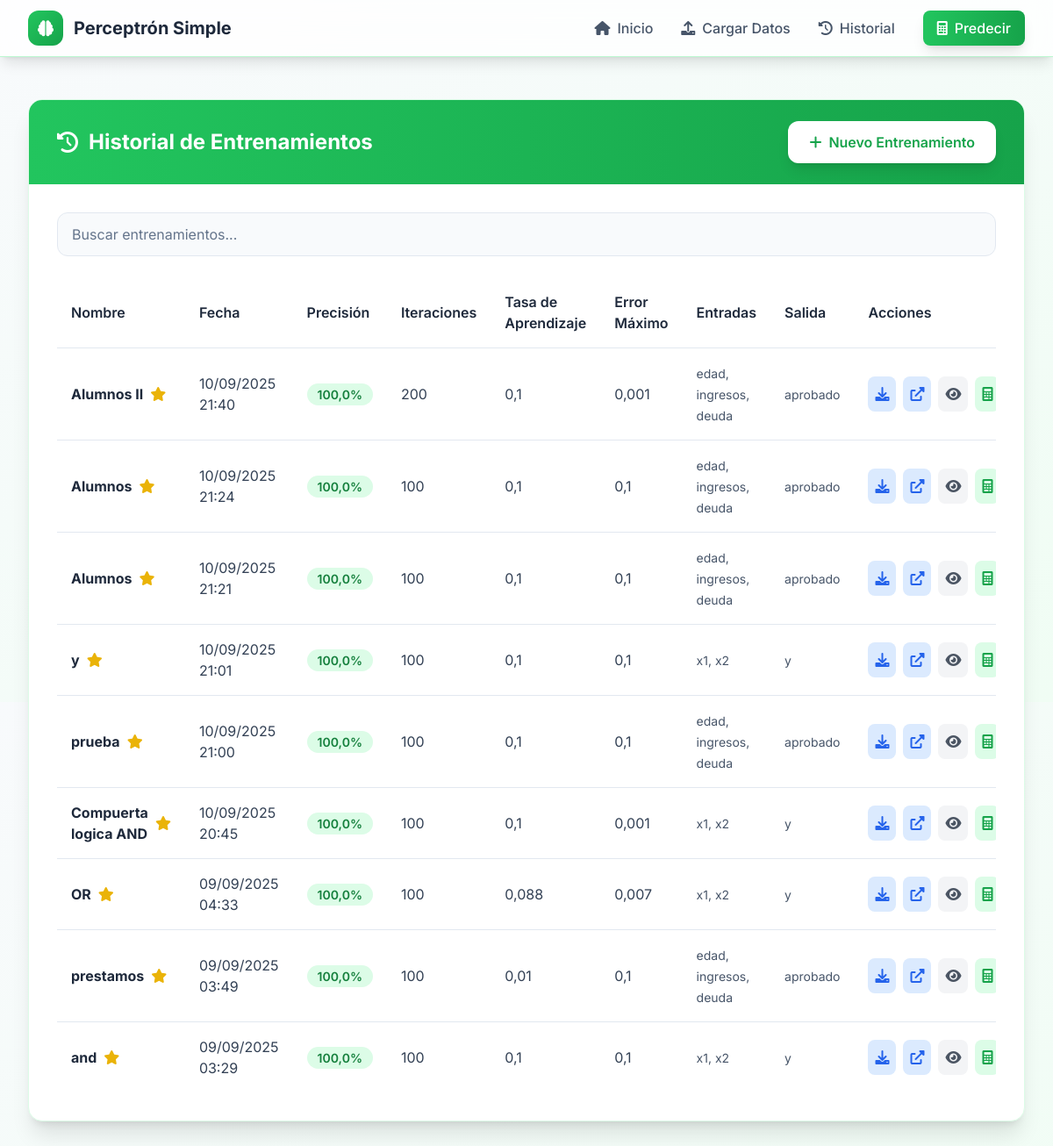
/historial-entrenamientos/, run on the app's committed database.
### perceptron_app/models.py (models this page shows, shortened)
class PerceptronTraining(models.Model):
    nombre = models.CharField(max_length=100, verbose_name="Nombre del entrenamiento")
    fecha_creacion = models.DateTimeField(auto_now_add=True, verbose_name="Fecha de creación")
    tasa_aprendizaje = models.FloatField(verbose_name="Tasa de aprendizaje")
    iteraciones = models.IntegerField(verbose_name="Número de iteraciones")
    error_maximo = models.FloatField(verbose_name="Error máximo permitido", default=0.1, validators=[MaxValueValidator(0.1)])
    columnas_entrada = models.JSONField(verbose_name="Columnas de entrada")
    columnas_salida = models.JSONField(verbose_name="Columnas de salida")
    pesos_finales = models.JSONField(verbose_name="Pesos finales")
    sesgo_final = models.FloatField(verbose_name="Sesgo final")
    precision = models.FloatField(verbose_name="Precisión final")
    errores_entrenamiento = models.JSONField(verbose_name="Errores por época")
    evolucion_pesos = models.JSONField(verbose_name="Evolución de pesos")
    archivo_datos = models.FileField(upload_to='training_data/', verbose_name="Archivo de datos", null=True, blank=True)
    class Meta:
        verbose_name = "Entrenamiento de Perceptrón"
        verbose_name_plural = "Entrenamientos de Perceptrón"
        ordering = ['-fecha_creacion']

### perceptron_app/views.py (the view)
# urls.py: path('historial-entrenamientos/', views.historial_entrenamientos, name='historial_entrenamientos'),
def historial_entrenamientos(request):
    entrenamientos = PerceptronTraining.objects.all().order_by('-fecha_creacion')
    context = {
        'trainings': entrenamientos
    }
    return render(request, 'perceptron_app/training_history.html', context)

### templates/perceptron_app/training_history.html (shortened to what this page needs)
{% extends 'base.html' %} {% load static %}  {% block content %}
<div class="max-w-7xl mx-auto px-4 sm:px-6 lg:px-8 py-12">
  <div
    class="bg-white dark:bg-accent-800 rounded-2xl shadow-xl border border-primary-100 dark:border-accent-700 overflow-hidden animate-fadeInUp"
  >
    <div class="bg-gradient-to-r from-green-500 to-green-600 px-8 py-6">
      <div class="flex justify-between items-center">
        <h4 class="text-2xl font-bold text-white flex items-center">
          <i class="fas fa-history mr-3"></i>Historial de Entrenamientos
        </h4>
        <a
          href="{% url 'perceptron_app:cargar_datos' %}"
          class="bg-white text-green-600 px-6 py-3 rounded-xl font-semibold hover:bg-green-50 transition-all duration-200 flex items-center space-x-2 shadow-lg hover:shadow-xl transform hover:scale-105"
        >
          <i class="fas fa-plus"></i>
          <span>Nuevo Entrenamiento</span>
        </a>
      </div>
    </div>
    <div class="p-8">
      {% csrf_token %} {% if trainings %}
      <div class="overflow-x-auto">
        <table class="w-full">
          <thead>
            <tr class="border-b border-accent-200 dark:border-accent-600">
              <th
                class="text-left py-4 px-4 font-semibold text-accent-800 dark:text-accent-200"
              >
                Nombre
              </th>
              <th
                class="text-left py-4 px-4 font-semibold text-accent-800 dark:text-accent-200"
              >
                Fecha
              </th>
              <th
                class="text-left py-4 px-4 font-semibold text-accent-800 dark:text-accent-200"
              >
                Precisión
              </th>
              <th
                class="text-left py-4 px-4 font-semibold text-accent-800 dark:text-accent-200"
              >
                Iteraciones
              </th>
              <th
                class="text-left py-4 px-4 font-semibold text-accent-800 dark:text-accent-200"
              >
                Tasa de Aprendizaje
              </th>
              <th
                class="text-left py-4 px-4 font-semibold text-accent-800 dark:text-accent-200"
              >
                Error Máximo
              </th>
              <th
                class="text-left py-4 px-4 font-semibold text-accent-800 dark:text-accent-200"
              >
                Entradas
              </th>
              <th
                class="text-left py-4 px-4 font-semibold text-accent-800 dark:text-accent-200"
              >
                Salida
              </th>
              <th
                class="text-left py-4 px-4 font-semibold text-accent-800 dark:text-accent-200"
              >
                Acciones
              </th>
            </tr>
          </thead>
          <tbody class="divide-y divide-accent-200 dark:divide-accent-600">
            {% for training in trainings %}
            <tr
              class="hover:bg-accent-50 dark:hover:bg-accent-700/50 transition-colors duration-200 animate-fadeInUp"
              style="animation-delay: {{ forloop.counter0|add:0.1 }}s;"
            >
              <td class="py-4 px-4">
                <div class="flex items-center space-x-2">
                  <strong class="text-accent-800 dark:text-accent-200"
                    >{{ training.nombre }}</strong
                  >
                  {% if training.precision >= 90 %}
                  <i
                    class="fas fa-star text-yellow-500"
                    title="Excelente precisión"
                  ></i>
                  {% endif %}
                </div>
              </td>
              <td class="py-4 px-4 text-accent-700 dark:text-accent-300">
                {{ training.fecha_creacion|date:"d/m/Y H:i" }}
              </td>
              <td class="py-4 px-4">
                <span
                  class="px-3 py-1 rounded-full text-sm font-semibold {% if training.precision >= 90 %}bg-green-100 text-green-700 dark:bg-green-900/30 dark:text-green-300{% elif training.precision >= 70 %}bg-yellow-100 text-yellow-700 dark:bg-yellow-900/30 dark:text-yellow-300{% else %}bg-red-100 text-red-700 dark:bg-red-900/30 dark:text-red-300{% endif %}"
                >
                  {{ training.precision|floatformat:1 }}%
                </span>
              </td>
              <td class="py-4 px-4 text-accent-700 dark:text-accent-300">
                {{ training.iteraciones }}
              </td>
              <td class="py-4 px-4 text-accent-700 dark:text-accent-300">
                {{ training.tasa_aprendizaje }}
              </td>
              <td class="py-4 px-4 text-accent-700 dark:text-accent-300">
                {{ training.error_maximo }}
              </td>
              <td class="py-4 px-4">
                <span class="text-accent-600 dark:text-accent-400 text-sm">
                  {{ training.columnas_entrada|join:", " }}
                </span>
              </td>
              <td class="py-4 px-4">
                <span class="text-accent-600 dark:text-accent-400 text-sm">
                  {{ training.columnas_salida|join:", " }}
                </span>
              </td>
              <td class="py-4 px-4">
                <div class="flex space-x-2">
                  <a
                    href="{% url 'perceptron_app:descargar_pesos' training.id %}"
                    class="bg-blue-100 dark:bg-blue-900/30 text-blue-600 dark:text-blue-400 p-2 rounded-lg hover:bg-blue-200 dark:hover:bg-blue-900/50 transition-colors duration-200"
                    title="Descargar pesos"
                  >
                    <i class="fas fa-download"></i>
                  </a>
                  <a
                    href="{% url 'perceptron_app:detalles_entrenamiento' training.id %}"
                    class="bg-blue-100 dark:bg-blue-900/30 text-blue-600 dark:text-blue-400 p-2 rounded-lg hover:bg-blue-200 dark:hover:bg-blue-900/50 transition-colors duration-200"
                    title="Ver detalles completos"
                    target="_blank"
                  >
                    <i class="fas fa-external-link-alt"></i>
                  </a>
                  <button
                    type="button"
                    class="bg-gray-100 dark:bg-gray-900/30 text-gray-600 dark:text-gray-400 p-2 rounded-lg hover:bg-gray-200 dark:hover:bg-gray-900/50 transition-colors duration-200"
                    onclick="openDetailsModal({{ training.id }})"
                    title="Vista rápida"
                  >
                    <i class="fas fa-eye"></i>
                  </button>
                  <button
                    type="button"
                    class="bg-green-100 dark:bg-green-900/30 text-green-600 dark:text-green-400 p-2 rounded-lg hover:bg-green-200 dark:hover:bg-green-900/50 transition-colors duration-200"
                    onclick="loadForPrediction({{ training.id }})"
                    title="Usar para predicciones"
                  >
                    <i class="fas fa-calculator"></i>
                  </button>
                </div>
              </td>
            </tr>
            {% endfor %}
          </tbody>
        </table>
      </div>
      {% endif %}
    </div>
  </div>
</div>
{% endblock %}

### templates/base.html (shortened to what this page needs)
<!DOCTYPE html>
<html lang="es" class="h-full">
<head>
    <script src="https://cdn.tailwindcss.com"></script>
    <link href="https://cdnjs.cloudflare.com/ajax/libs/font-awesome/6.0.0/css/all.min.css" rel="stylesheet">
    <link href="{% load static %}{% static 'css/style.css' %}" rel="stylesheet">
</head>
<body class="h-full bg-gradient-to-br from-accent-50 to-primary-50 transition-colors duration-300">
    <nav class="bg-white/80 backdrop-blur-md shadow-lg border-b border-primary-200 sticky top-0 z-50 transition-colors duration-300">
        <div class="max-w-7xl mx-auto px-4 sm:px-6 lg:px-8">
            <div class="flex justify-between items-center h-16">
                <a href="{% url 'perceptron_app:inicio' %}" class="flex items-center space-x-3 group">
                    <div class="w-10 h-10 bg-gradient-to-br from-primary-500 to-primary-600 rounded-xl flex items-center justify-center group-hover:scale-105 transition-transform duration-200">
                        <i class="fas fa-brain text-white text-lg"></i>
                    </div>
                    <span class="text-xl font-bold text-accent-800 dark:text-accent-200 group-hover:text-primary-600 dark:group-hover:text-primary-400 transition-colors duration-200">
                        Perceptrón Simple
                    </span>
                </a>
                <div class="hidden md:flex items-center space-x-8">
                    <a href="{% url 'perceptron_app:inicio' %}" class="text-accent-600 hover:text-primary-600 font-medium transition-colors duration-200 flex items-center space-x-2">
                        <i class="fas fa-home"></i>
                        <span>Inicio</span>
                    </a>
                    <a href="{% url 'perceptron_app:cargar_datos' %}" class="text-accent-600 hover:text-primary-600 font-medium transition-colors duration-200 flex items-center space-x-2">
                        <i class="fas fa-upload"></i>
                        <span>Cargar Datos</span>
                    </a>
                    <a href="{% url 'perceptron_app:historial_entrenamientos' %}" class="text-accent-600 hover:text-primary-600 font-medium transition-colors duration-200 flex items-center space-x-2">
                        <i class="fas fa-history"></i>
                        <span>Historial</span>
                    </a>
                    <a href="{% url 'perceptron_app:hacer_prediccion' %}" class="bg-gradient-to-r from-primary-500 to-primary-600 text-white px-4 py-2 rounded-lg font-medium hover:from-primary-600 hover:to-primary-700 transition-all duration-200 flex items-center space-x-2 shadow-lg hover:shadow-xl">
                        <i class="fas fa-calculator"></i>
                        <span>Predecir</span>
                    </a>
                </div>
            </div>
        </div>
    </nav>
    <main class="min-h-screen">
        {% block content %}{% endblock %}
    </main>
    <script src="{% load static %}{% static 'js/main.js' %}"></script>
</body>
</html>

### static/css/style.css (style rules this page uses)
body { font-family: 'Inter', system-ui, -apple-system, sans-serif; }
.animate-fadeInUp { animation: fadeInUp 0.6s ease-out; }

### data on the page
PerceptronTraining: nombre "Alumnos II", fecha_creacion "10/09/2025 21:40", precision "100,0", iteraciones "200", tasa_aprendizaje "0,1", error_maximo "0,001", columnas_entrada "edad, ingresos, deuda", columnas_salida "aprobado"
PerceptronTraining: nombre "Alumnos", fecha_creacion "10/09/2025 21:24", precision "100,0", iteraciones "100", tasa_aprendizaje "0,1", error_maximo "0,1", columnas_entrada "edad, ingresos, deuda", columnas_salida "aprobado"
PerceptronTraining: nombre "Alumnos", fecha_creacion "10/09/2025 21:21", precision "100,0", iteraciones "100", tasa_aprendizaje "0,1", error_maximo "0,1", columnas_entrada "edad, ingresos, deuda", columnas_salida "aprobado"
PerceptronTraining: nombre "y", fecha_creacion "10/09/2025 21:01", precision "100,0", iteraciones "100", tasa_aprendizaje "0,1", error_maximo "0,1", columnas_entrada "x1, x2", columnas_salida "y"
PerceptronTraining: nombre "prueba", fecha_creacion "10/09/2025 21:00", precision "100,0", iteraciones "100", tasa_aprendizaje "0,1", error_maximo "0,1", columnas_entrada "edad, ingresos, deuda", columnas_salida "aprobado"
PerceptronTraining: nombre "Compuerta logica AND", fecha_creacion "10/09/2025 20:45", precision "100,0", iteraciones "100", tasa_aprendizaje "0,1", error_maximo "0,001", columnas_entrada "x1, x2", columnas_salida "y"
PerceptronTraining: nombre "OR", fecha_creacion "09/09/2025 04:33", precision "100,0", iteraciones "100", tasa_aprendizaje "0,088", error_maximo "0,007", columnas_entrada "x1, x2", columnas_salida "y"
PerceptronTraining: nombre "prestamos", fecha_creacion "09/09/2025 03:49", precision "100,0", iteraciones "100", tasa_aprendizaje "0,01", error_maximo "0,1", columnas_entrada "edad, ingresos, deuda", columnas_salida "aprobado"
PerceptronTraining: nombre "and", fecha_creacion "09/09/2025 03:29", precision "100,0", iteraciones "100", tasa_aprendizaje "0,1", error_maximo "0,1", columnas_entrada "x1, x2", columnas_salida "y"
